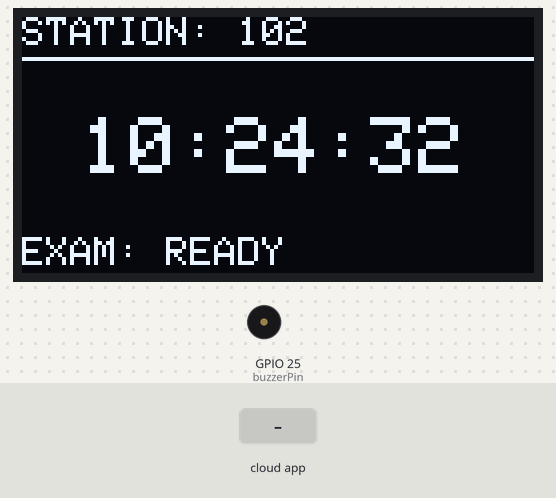
Recording of a sketch running on a simulated ESP32. On the bench: 128×64 one-colour display, buzzer (waves = sounding, pin HIGH). Inputs (shaded band) come from the test bench. WiFi joins after 1.5 s; servers stay silent unless stated; the local clock reads 2024-03-15 10:24:30 at power-on unless the sketch sets it; the Firebase database answers and starts empty; what the sketch prints to the serial monitor is not drawn.

Above: at 3.7 s.
3.8 s: the phone or cloud app sets active to 1
At 5.1 s:
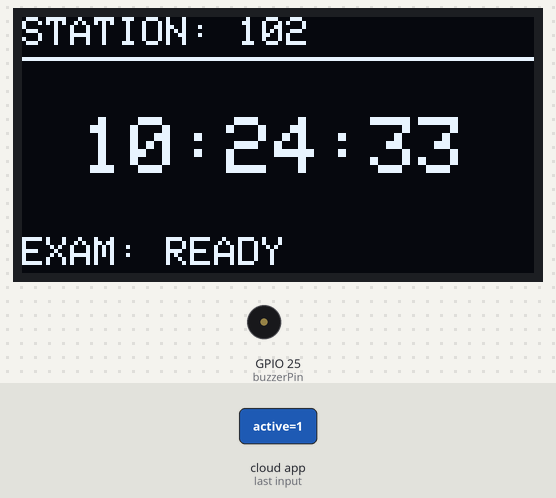
At 6.5 s:
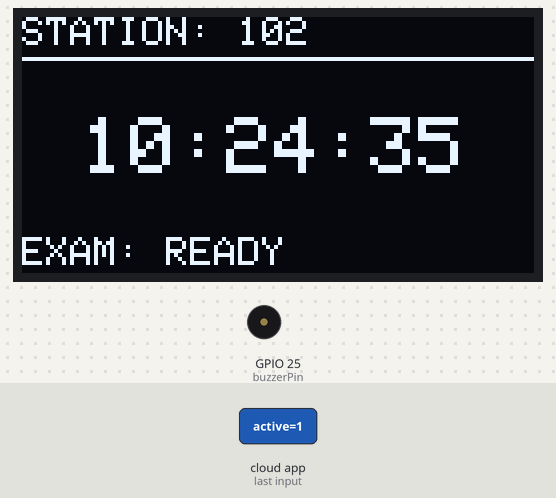
Timing chart, 0 to 8.0 s (numbered marks = the images above; inputs shaded):
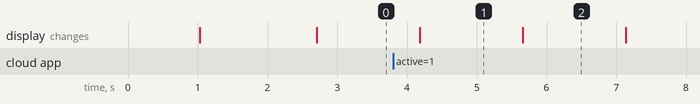

The sketch:

wifi.ino
```cpp
#include <WiFi.h>
#include <FirebaseESP32.h>
#include <Wire.h>
#include <Adafruit_GFX.h>
#include <Adafruit_SSD1306.h>
#include "time.h"

// --- CONFIGURATION ---
#define WIFI_SSID "Redmi-13C"
#define WIFI_PASSWORD "taufiq@123"
#define FIREBASE_HOST "synchro-clock-default-rtdb.asia-southeast1.firebasedatabase.app"
#define FIREBASE_AUTH "bO9liiAmBtArBjXV7AmK9vbWBoSipAgFiEQ7oCi8"
#define ROOM_ID "102" // Change this to "101" for the other board

const int buzzerPin = 25;
Adafruit_SSD1306 display(128, 64, &Wire, -1);

FirebaseData fbdo;
FirebaseAuth auth;
FirebaseConfig config;

String examSubject = "WAITING...";
bool isAlert = false;

void setup() {
  Serial.begin(115200);
  pinMode(buzzerPin, OUTPUT);
  digitalWrite(buzzerPin, LOW);

  // OLED Init
  delay(1000);
  Wire.begin(21, 22);
  display.begin(SSD1306_SWITCHCAPVCC, 0x3C);
  display.clearDisplay();

  // WiFi Connection
  WiFi.begin(WIFI_SSID, WIFI_PASSWORD);
  while (WiFi.status() != WL_CONNECTED) {
    delay(500);
    Serial.print(".");
  }

  // Firebase Init
  config.host = FIREBASE_HOST;
  config.signer.tokens.legacy_token = FIREBASE_AUTH;
  Firebase.begin(&config, &auth);

  // Time Init (IST)
  configTime(19800, 0, "pool.ntp.org");
}

void loop() {
  struct tm info;
  if (!getLocalTime(&info)) {
    Serial.println("Failed to obtain time");
  }

  // Check Firebase for this specific room
  String path = "/rooms/" + String(ROOM_ID);
  if (Firebase.getBool(fbdo, path + "/active") && fbdo.boolData()) {
    int h = Firebase.getInt(fbdo, path + "/hour") ? fbdo.intData() : -1;
    int m = Firebase.getInt(fbdo, path + "/minute") ? fbdo.intData() : -1;

    if (info.tm_hour == h && info.tm_min == m) {
      Firebase.getString(fbdo, path + "/subject");
      examSubject = fbdo.stringData();
      isAlert = true;

      // Ring Buzzer
      digitalWrite(buzzerPin, HIGH);
      delay(3000);
      digitalWrite(buzzerPin, LOW);

      // Reset Alert in Firebase so it doesn't ring forever
      Firebase.setBool(fbdo, path + "/active", false);
    }
  }

  // Update Display
  display.clearDisplay();
  display.setTextSize(1);
  display.setTextColor(WHITE);
  display.setCursor(0,0);
  display.print("STATION: "); display.print(ROOM_ID);
  display.drawLine(0, 10, 128, 10, WHITE);

  display.setTextSize(2);
  display.setCursor(15, 25);
  display.printf("%02d:%02d:%02d", info.tm_hour, info.tm_min, info.tm_sec);

  display.setTextSize(1);
  display.setCursor(0, 55);
  display.print("EXAM: "); display.print(isAlert ? examSubject : "READY");
  display.display();

  delay(1000); // Check every second
}
```

Measured:
- what the display in image 1 shows lasts 1.5 s, from 4.2 s to 5.7 s
